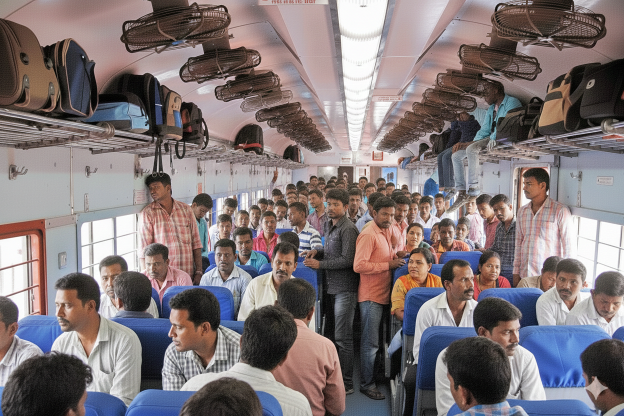
#> input picture test_images/stop_0/GEN-1.jpg, 1248 x 832 px (shown at 1/2 size)
$ python -i edge_node.py   (imports and definitions only)
#> lines starting #> are read from the running program, lines starting #| are printed output that depends on the picture
"""
Edge Node AI Processor (Instance Segmentation Engine)
-----------------------------------------------------
Utilizes YOLOv8 Segmentation to draw pixel-perfect contours around humans.
Calculates density by measuring the exact percentage of human pixels
in the walkable region of interest, entirely eliminating bounding box "empty air" inflation.
"""

from ultralytics import YOLO
import cv2
import requests
import os
import time
import numpy as np

SERVER_URL = "http://127.0.0.1:5000"
SAVE_DIR = "static/captures"
COACHES = ["GEN-1", "GEN-2", "GEN-3", "GEN-4", "SLR-1", "SLR-2", "SLR-M"]

def calculate_segmentation_density(img, results):
    """
    Calculates density using exact pixel masks.
    """
    h, w = img.shape[:2]

    # If no people detected, or no masks generated
    if len(results[0].boxes) == 0 or results[0].masks is None:
        return 0, img.copy()

    # 1. Extract Segmentation Masks
    # Masks are output as a tensor of shape (N, H, W). We combine them into one flat 2D mask.
    masks = results[0].masks.data.cpu().numpy()

    # Combine all individual human masks into a single binary mask (255 = Human, 0 = Background)
    combined_mask = np.any(masks, axis=0).astype(np.uint8) * 255

    # YOLO output masks are slightly lower resolution, resize back to original image size
    combined_mask = cv2.resize(combined_mask, (w, h), interpolation=cv2.INTER_NEAREST)

    # 2. Define Region of Interest (ROI) - The Walkable Space
    # Ignore the top 30% of the image (ceiling, fans)
    ceiling_cutoff = int(h * 0.30)
    roi_mask = combined_mask[ceiling_cutoff:h, 0:w]

    occupied_human_pixels = cv2.countNonZero(roi_mask)
    total_roi_pixels = w * (h - ceiling_cutoff)

    pixel_fill_ratio = occupied_human_pixels / total_roi_pixels

    # 3. Calibration
    # A perfectly crush-loaded train physically covers about 50% of the 2D image pixels in the ROI
    # due to perspective (floor and walls will always partially show).
    MAX_FILL_RATIO = 0.50

    density = int((pixel_fill_ratio / MAX_FILL_RATIO) * 100)
    density = min(max(density, 0), 100)

    # 4. Visual Proof Generation
    visual_img = img.copy()

    # Create a translucent color overlay for the human masks (Green for safe, Red for crowded)
    color_overlay = np.zeros_like(visual_img)
    mask_color = [0, 0, 255] if density >= 85 else [0, 255, 0] # BGR Format
    color_overlay[:, :] = mask_color

    # Apply the combined mask to the original image
    colored_mask = cv2.bitwise_and(color_overlay, color_overlay, mask=combined_mask)
    cv2.addWeighted(colored_mask, 0.6, visual_img, 1.0, 0, visual_img)

    # Draw ROI boundary line
    cv2.line(visual_img, (0, ceiling_cutoff), (w, ceiling_cutoff), (0, 255, 255), 2)

    # Add Telemetry text
    status_color = (0, 0, 255) if density >= 85 else ((0, 255, 255) if density >= 50 else (0, 255, 0))
    cv2.putText(visual_img, f"Human Pixel Area: {int(pixel_fill_ratio*100)}%", (15, 35), cv2.FONT_HERSHEY_SIMPLEX, 0.7, (255, 255, 255), 2)
    cv2.putText(visual_img, f"Calculated Density: {density}%", (15, 70), cv2.FONT_HERSHEY_SIMPLEX, 1.0, status_color, 3)

    return density, visual_img

# [61 lines left out: function edge_process, not called in this run]

# [2 lines not run here, left out]

>>> import cv2
>>> picture = cv2.imread('test_images/stop_0/GEN-1.jpg', cv2.IMREAD_GRAYSCALE)
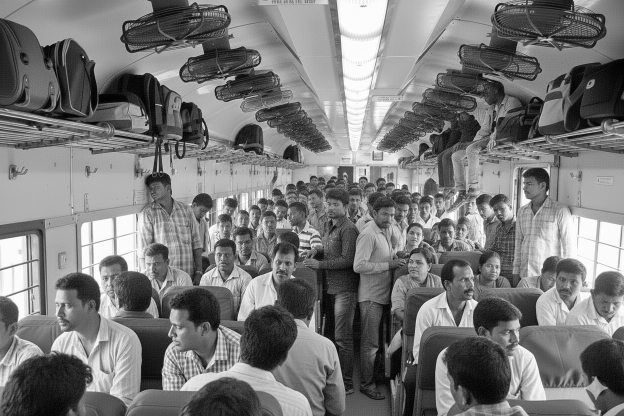
#> picture: shape (832, 1248) (shown at 1/2 size); min 0, max 255, mean 120.8
>>> result = calculate_segmentation_density(picture, 'out.png')
#> (the run stopped early here; a loop or call above may not have finished)

$ run again, on test_images/stop_0/SLR-1.jpg
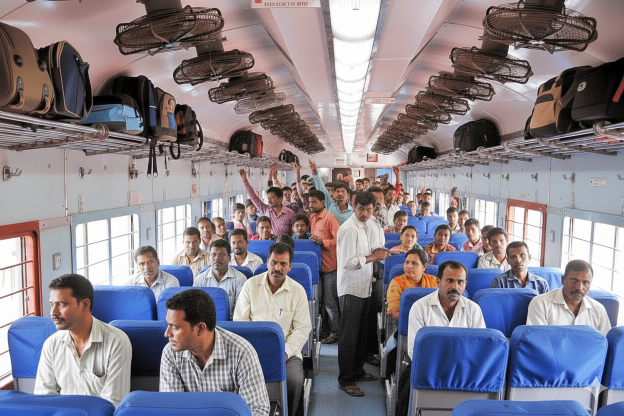
#> input picture test_images/stop_0/SLR-1.jpg, 1248 x 832 px (shown at 1/2 size)
#> `picture = cv2.imread('test_images/stop_0/GEN-1.jpg', cv2.IMREAD_GRAYSC..`:
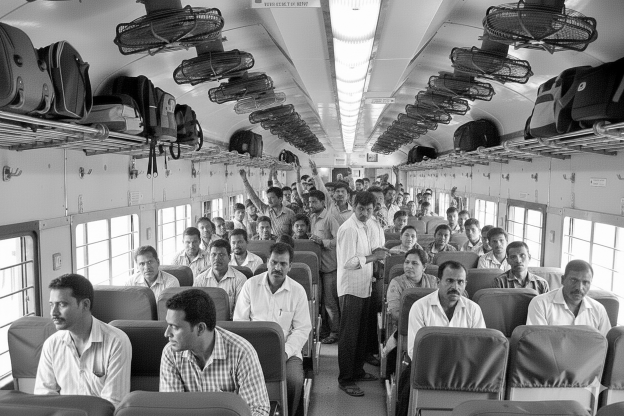
#> picture: shape (832, 1248) (shown at 1/2 size); min 0, max 255, mean 130.7

$ run again, on test_images/stop_0/SLR-M.jpg
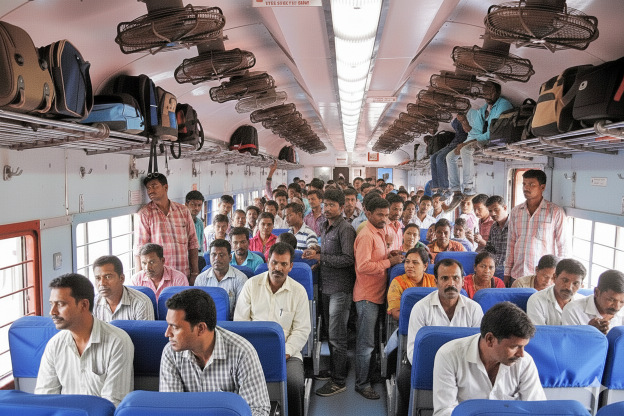
#> input picture test_images/stop_0/SLR-M.jpg, 1248 x 832 px (shown at 1/2 size)
#> `picture = cv2.imread('test_images/stop_0/GEN-1.jpg', cv2.IMREAD_GRAYSC..`:
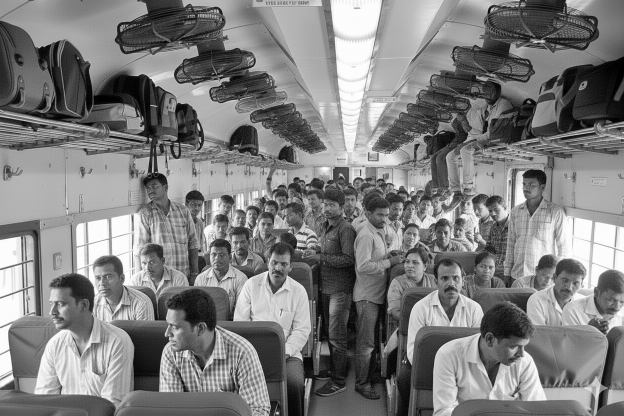
#> picture: shape (832, 1248) (shown at 1/2 size); min 0, max 255, mean 126.3
